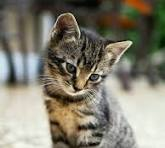
#> input picture image.jpeg, 165 x 148 px
$ jupyter execute 12_p.ipynb
#> lines starting #> are read from the running program, lines starting #| are printed output that depends on the picture
# 12. Write a python program to implement spatial domain smoothing/averaging filters.

[cell 1]
import cv2
import numpy as np
import matplotlib.pyplot as plt

[cell 2]
img = cv2.imread("image.jpeg", cv2.IMREAD_GRAYSCALE)
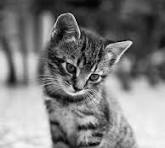
#> img: shape (148, 165); min 0, max 252, mean 126.1

[cell 3]
height, width = img.shape
#> height = 148; width = 165

[cell 4]
smooth_img = np.zeros_like(img)

for i in range(1, height - 2):
    for j in range(1, width - 2):
        matrix = img[i-1:i+3, j-1:j+3]
        avg = np.sum(matrix) / 16
        smooth_img[i][j] = np.int8(avg)
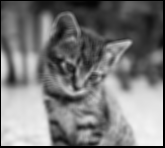
#> smooth_img: shape (148, 165); min 0, max 244, mean 120.8

[cell 5]
plt.subplot(1, 2, 1)
plt.imshow(img, cmap="gray")
plt.title("Original image")
plt.axis("off")

plt.subplot(1, 2, 2)
plt.imshow(smooth_img, cmap="gray")
plt.title("Smooth image")
plt.axis("off")
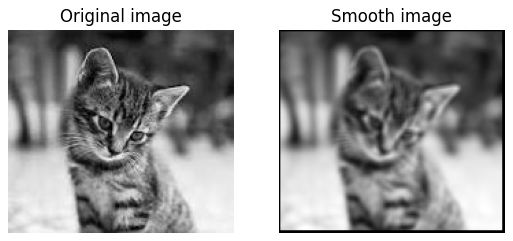
#> figure drawn by matplotlib, 2 panels
